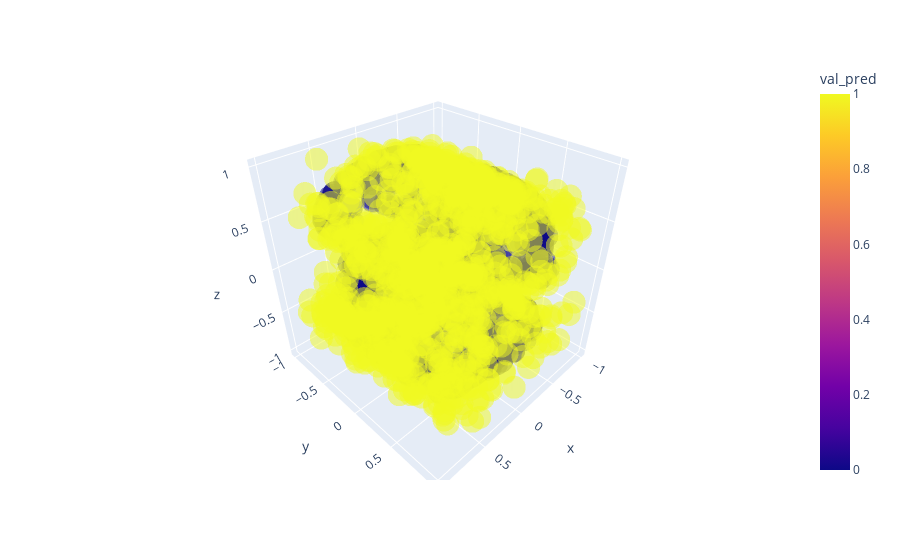

The code cell stored with this chart in its notebook:
### Code cell
df = pd.DataFrame(np.concatenate([outpt_val_pred.T,
                                  inpt_test.T], 0), columns=['x','y', 'z'])

df['val_pred'] = np.concatenate([np.zeros((T_val)),
                                 np.ones((T_val))])

fig = px.scatter_3d(df, x='x', y='y', z='z', color='val_pred', opacity=0.5)
fig.show()

### Figure 1 — Plotly figure (JSON) as saved in the notebook; plotly's stock layout.template omitted (floating-point values rounded to 4 significant figures; data arrays with more than 128 entries replaced by an {"elided": "..."} marker saying what was removed)
{"data": [{"hovertemplate": "x=%{x}<br>y=%{y}<br>z=%{z}<br>val_pred=%{marker.color}<extra></extra>", "legendgroup": "", "marker": {"color": {"elided": "2000 int values"}, "coloraxis": "coloraxis", "opacity": 0.5, "symbol": "circle"}, "mode": "markers", "name": "", "scene": "scene", "showlegend": false, "type": "scatter3d", "x": {"elided": "2000 float values"}, "y": {"elided": "2000 float values"}, "z": {"elided": "2000 float values"}}], "layout": {"coloraxis": {"colorbar": {"title": {"text": "val_pred"}}, "colorscale": [[0, "#0d0887"], [0.1111, "#46039f"], [0.2222, "#7201a8"], [0.3333, "#9c179e"], [0.4444, "#bd3786"], [0.5556, "#d8576b"], [0.6667, "#ed7953"], [0.7778, "#fb9f3a"], [0.8889, "#fdca26"], [1, "#f0f921"]]}, "legend": {"tracegroupgap": 0}, "margin": {"t": 60}, "scene": {"domain": {"x": [0, 1], "y": [0, 1]}, "xaxis": {"title": {"text": "x"}}, "yaxis": {"title": {"text": "y"}}, "zaxis": {"title": {"text": "z"}}}}}
